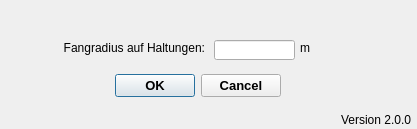
<?xml version="1.0" encoding="UTF-8"?>
<ui version="4.0">
 <class>ConnectDialogBase</class>
 <widget class="QDialog" name="ConnectDialogBase">
  <property name="geometry">
   <rect>
    <x>0</x>
    <y>0</y>
    <width>417</width>
    <height>129</height>
   </rect>
  </property>
  <property name="windowTitle">
   <string>Aus Verbindungslinien zugeordnete Haltungen in Flächen eintragen</string>
  </property>
  <widget class="QDialogButtonBox" name="button_box">
   <property name="geometry">
    <rect>
     <x>100</x>
     <y>70</y>
     <width>181</width>
     <height>32</height>
    </rect>
   </property>
   <property name="font">
    <font>
     <pointsize>10</pointsize>
     <weight>75</weight>
     <bold>true</bold>
    </font>
   </property>
   <property name="toolTip">
    <string>&lt;html&gt;&lt;head/&gt;&lt;body&gt;&lt;p&gt;Datenimport starten ...&lt;/p&gt;&lt;/body&gt;&lt;/html&gt;</string>
   </property>
   <property name="orientation">
    <enum>Qt::Horizontal</enum>
   </property>
   <property name="standardButtons">
    <set>QDialogButtonBox::Cancel|QDialogButtonBox::Ok</set>
   </property>
  </widget>
  <widget class="QLabel" name="label_3">
   <property name="geometry">
    <rect>
     <x>340</x>
     <y>110</y>
     <width>71</width>
     <height>20</height>
    </rect>
   </property>
   <property name="toolTip">
    <string>Version QKan Import</string>
   </property>
   <property name="text">
    <string>Version 2.0.0</string>
   </property>
   <property name="alignment">
    <set>Qt::AlignRight|Qt::AlignTrailing|Qt::AlignVCenter</set>
   </property>
  </widget>
  <widget class="QLineEdit" name="tf_fangradius">
   <property name="geometry">
    <rect>
     <x>214</x>
     <y>40</y>
     <width>81</width>
     <height>20</height>
    </rect>
   </property>
   <property name="toolTip">
    <string extracomment="Maximal zulässiger Abstand zwischen Verknüpfungslinie und Haltung"/>
   </property>
   <property name="statusTip">
    <string extracomment="Maximal zulässiger Abstand zwischen Verknüpfungslinie und Haltung"/>
   </property>
  </widget>
  <widget class="QLabel" name="label">
   <property name="geometry">
    <rect>
     <x>34</x>
     <y>40</y>
     <width>171</width>
     <height>16</height>
    </rect>
   </property>
   <property name="toolTip">
    <string extracomment="Maximal zulässiger Abstand zwischen Verknüpfungslinie und Haltung"/>
   </property>
   <property name="statusTip">
    <string extracomment="Maximal zulässiger Abstand zwischen Verknüpfungslinie und Haltung"/>
   </property>
   <property name="text">
    <string>Fangradius auf Haltungen:</string>
   </property>
   <property name="alignment">
    <set>Qt::AlignRight|Qt::AlignTrailing|Qt::AlignVCenter</set>
   </property>
  </widget>
  <widget class="QLabel" name="label_2">
   <property name="geometry">
    <rect>
     <x>300</x>
     <y>40</y>
     <width>21</width>
     <height>16</height>
    </rect>
   </property>
   <property name="toolTip">
    <string extracomment="Maximal zulässiger Abstand zwischen Verknüpfungslinie und Haltung"/>
   </property>
   <property name="statusTip">
    <string extracomment="Maximal zulässiger Abstand zwischen Verknüpfungslinie und Haltung"/>
   </property>
   <property name="text">
    <string>m</string>
   </property>
  </widget>
 </widget>
 <resources/>
 <connections>
  <connection>
   <sender>button_box</sender>
   <signal>accepted()</signal>
   <receiver>ConnectDialogBase</receiver>
   <slot>accept()</slot>
   <hints>
    <hint type="sourcelabel">
     <x>265</x>
     <y>205</y>
    </hint>
    <hint type="destinationlabel">
     <x>275</x>
     <y>117</y>
    </hint>
   </hints>
  </connection>
  <connection>
   <sender>button_box</sender>
   <signal>rejected()</signal>
   <receiver>ConnectDialogBase</receiver>
   <slot>reject()</slot>
   <hints>
    <hint type="sourcelabel">
     <x>265</x>
     <y>205</y>
    </hint>
    <hint type="destinationlabel">
     <x>275</x>
     <y>117</y>
    </hint>
   </hints>
  </connection>
 </connections>
</ui>
